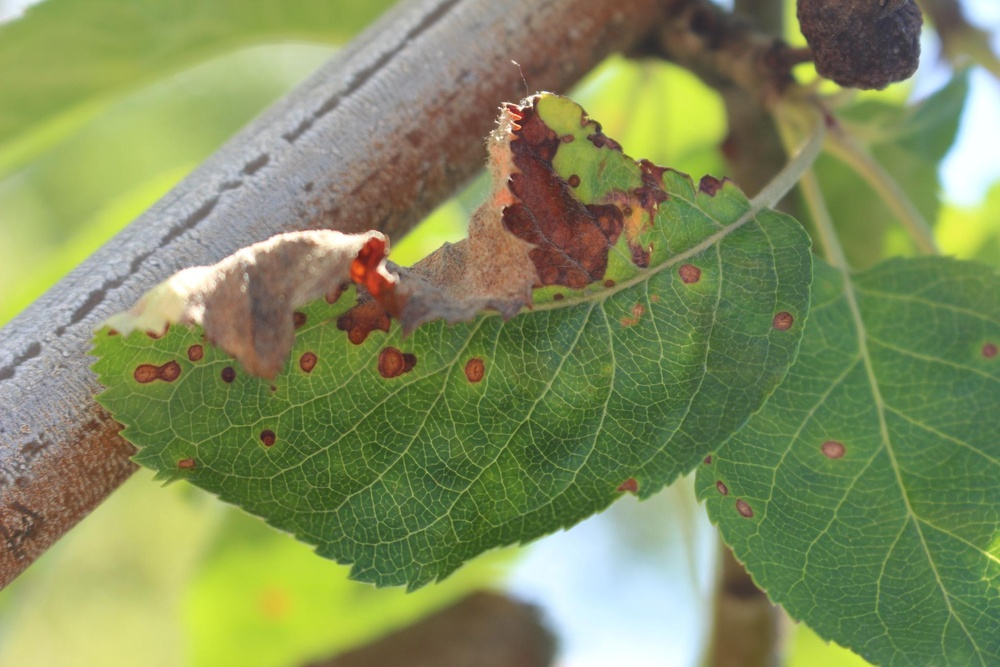
#> input picture Introducao a Visao Computacional/7. Realce de Bordas/Train_1.jpg, 1000 x 667 px, shrunk from 2048 x 1365 before the run
$ python detectorBordasCanny.py
#> lines starting #> are read from the running program, lines starting #| are printed output that depends on the picture; after the words box and inside, x2 and y2 are one past the last pixel; in counts of white or black regions, pixels touching at a corner belong together
import cv2

imgOriginal = cv2.imread("Train_1.jpg", 0)
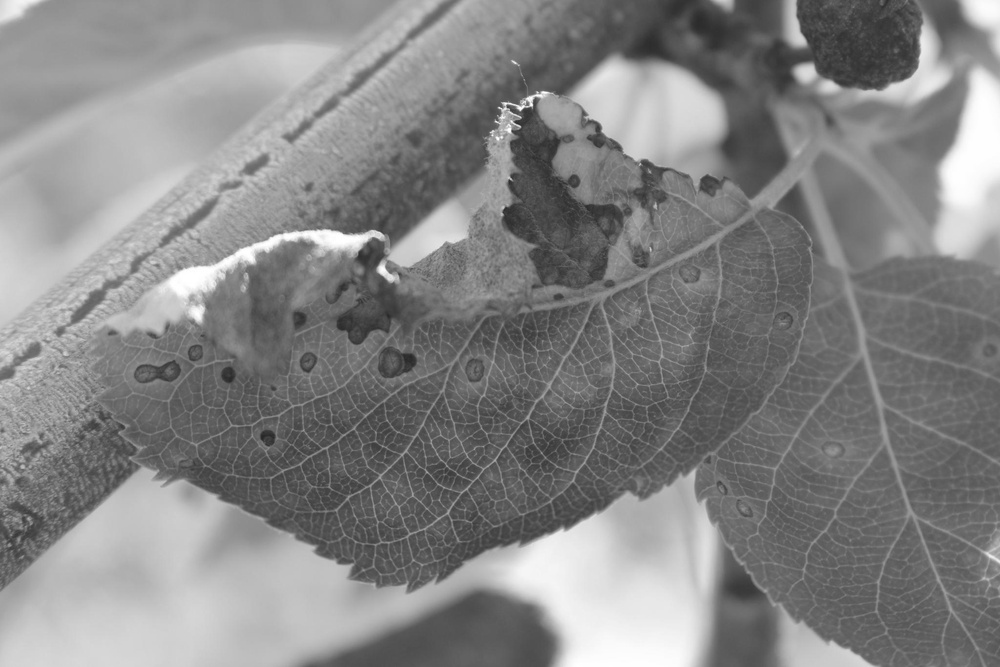
#> imgOriginal: shape (667, 1000); min 39, max 255, mean 133
imgTratada = cv2.Canny(imgOriginal, 100, 200)
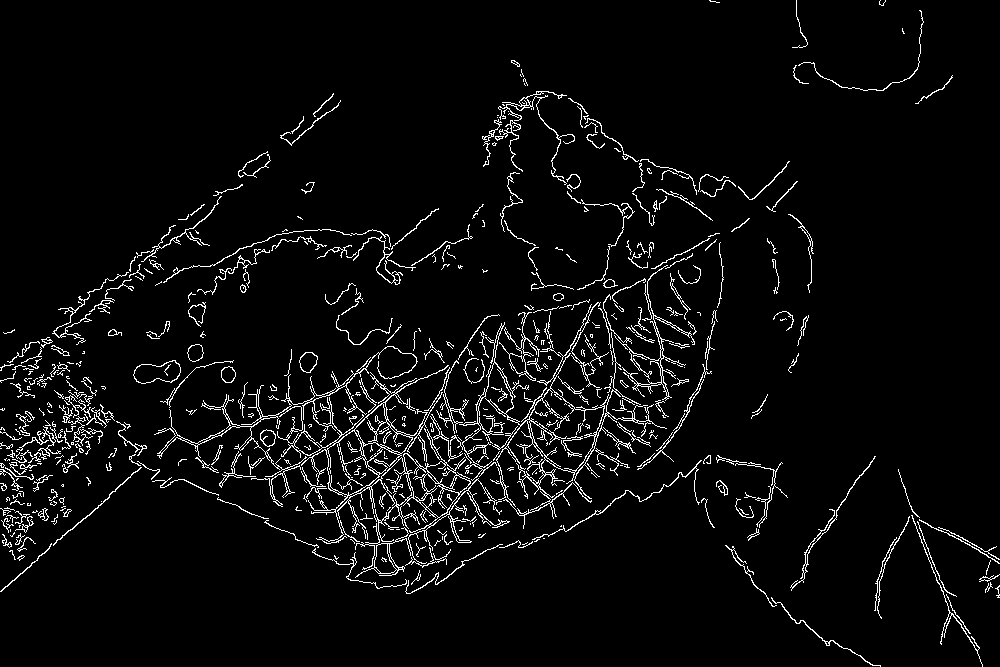
#> imgTratada: shape (667, 1000); 4.4% white in thin lines or dots

cv2.imshow("Original", imgOriginal)
cv2.imshow("Tratada", imgTratada)

cv2.waitKey(0)
cv2.destroyAllWindows()

$ run again, with Introducao a Visao Computacional/7. Realce de Bordas/Train_2.jpg copied over Introducao a Visao Computacional/7. Realce de Bordas/Train_1.jpg
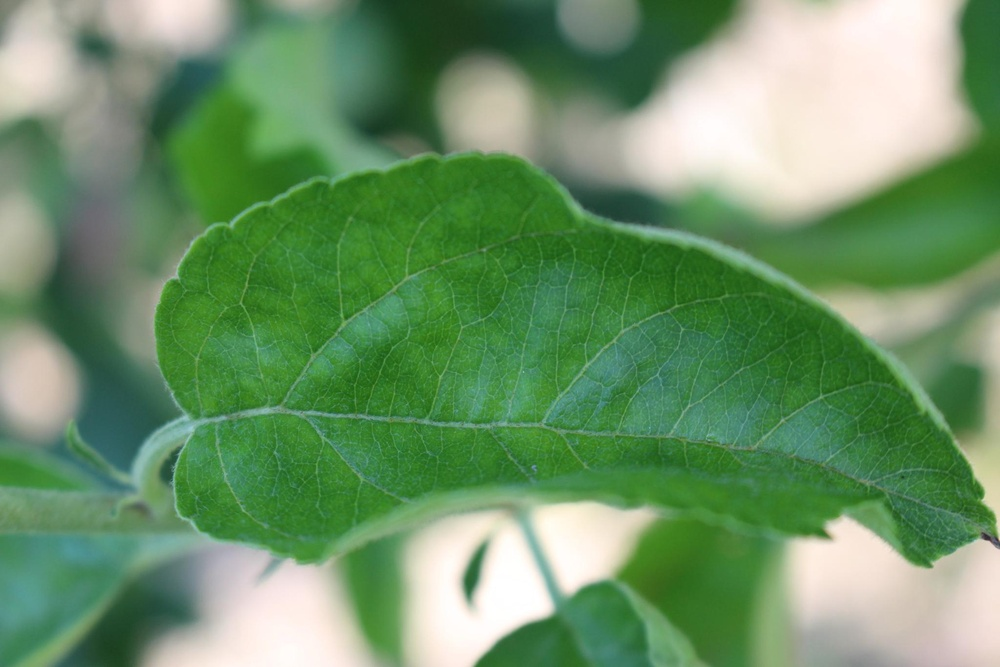
#> input picture Introducao a Visao Computacional/7. Realce de Bordas/Train_2.jpg, 1000 x 667 px, shrunk from 2048 x 1365 before the run
#> `imgOriginal = cv2.imread("Train_1.jpg", 0)`:
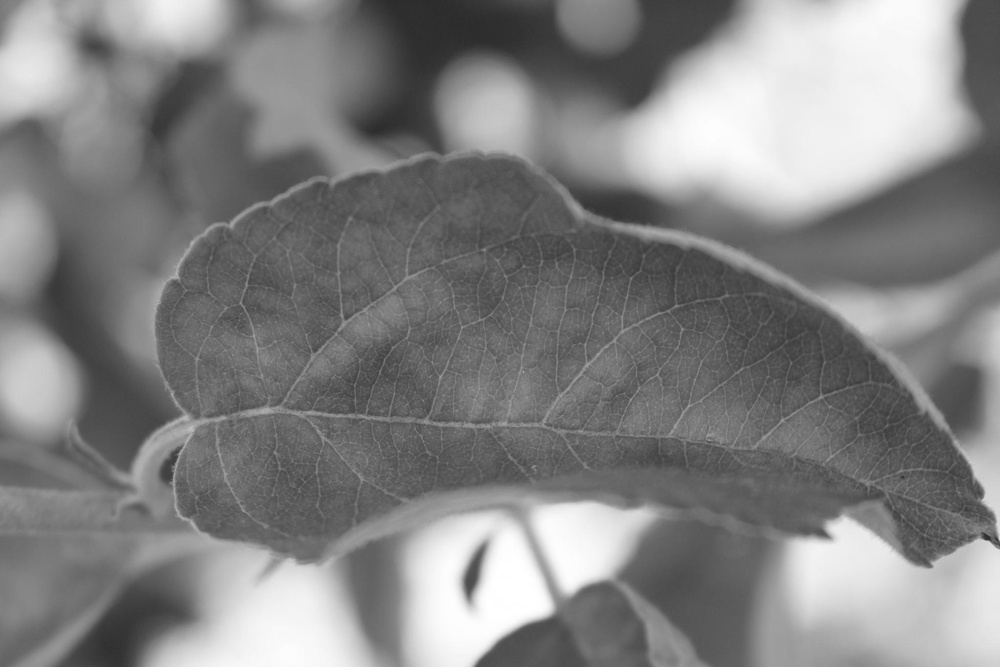
#> imgOriginal: shape (667, 1000); min 41, max 255, mean 130.7
#> `imgTratada = cv2.Canny(imgOriginal, 100, 200)`:
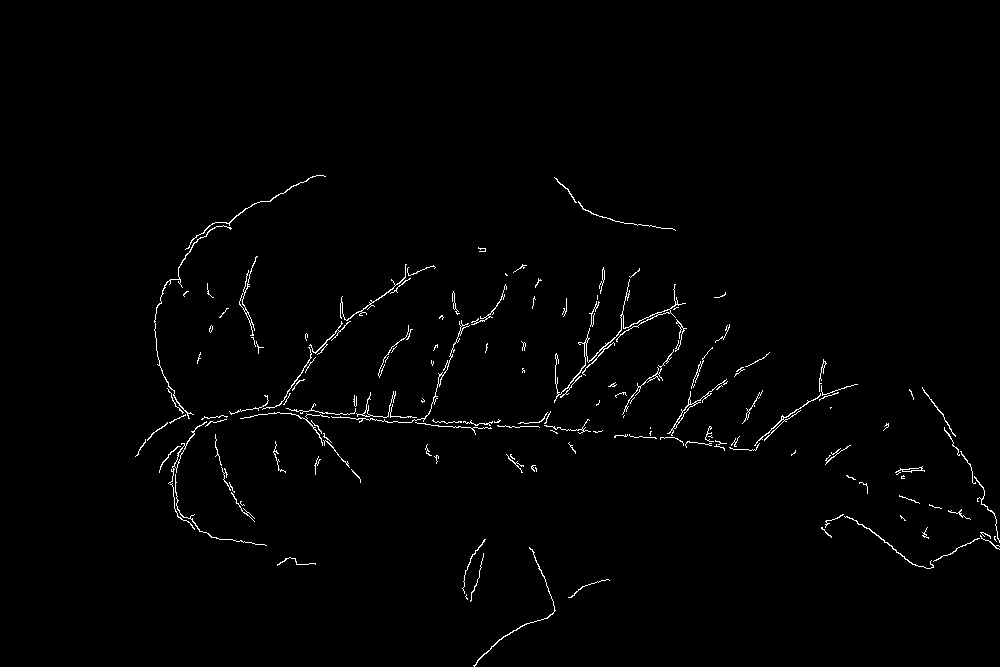
#> imgTratada: shape (667, 1000); 1.1% white in thin lines or dots, all inside (x1, y1, x2, y2) = (135, 175, 1000, 667)

$ run again, with Introducao a Visao Computacional/7. Realce de Bordas/Test.jpg copied over Introducao a Visao Computacional/7. Realce de Bordas/Train_1.jpg
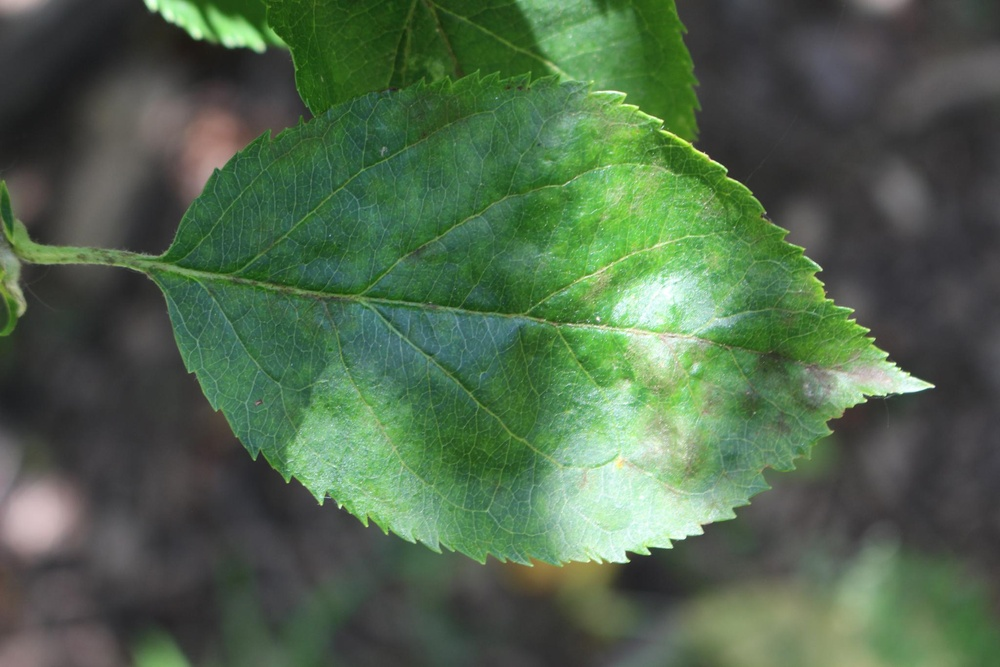
#> input picture Introducao a Visao Computacional/7. Realce de Bordas/Test.jpg, 1000 x 667 px, shrunk from 2048 x 1365 before the run
#> `imgOriginal = cv2.imread("Train_1.jpg", 0)`:
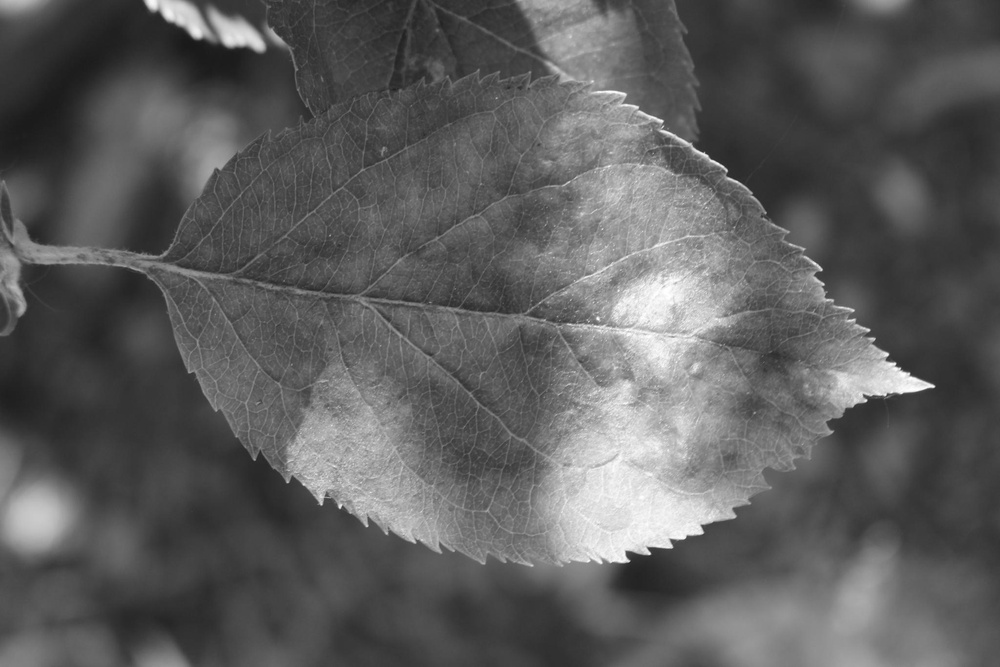
#> imgOriginal: shape (667, 1000); min 25, max 255, mean 93.1
#> `imgTratada = cv2.Canny(imgOriginal, 100, 200)`:
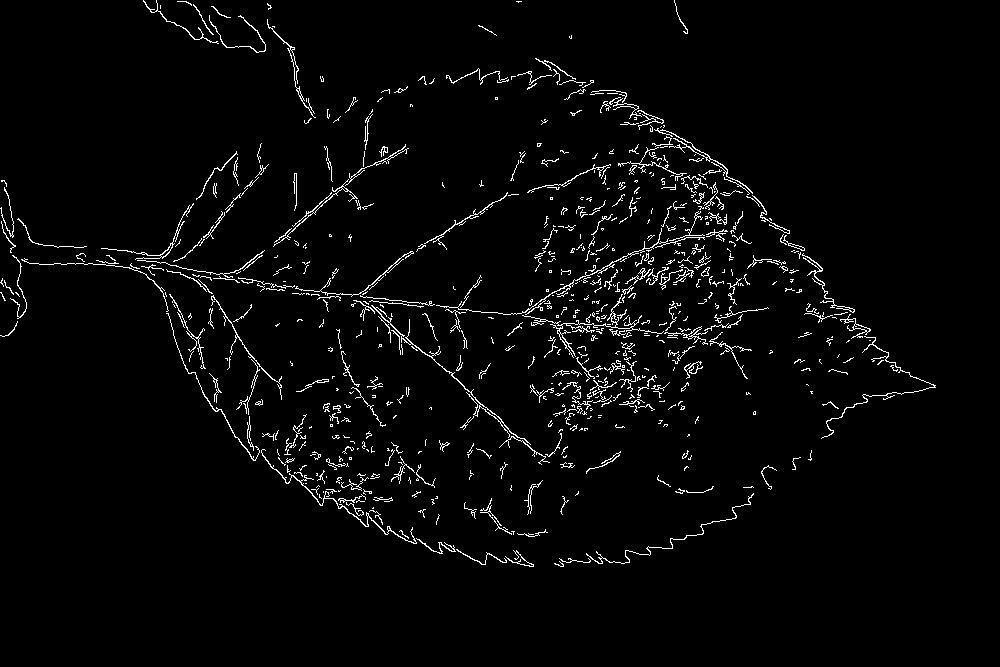
#> imgTratada: shape (667, 1000); 2.9% white in thin lines or dots, all inside (x1, y1, x2, y2) = (0, 0, 936, 567)
